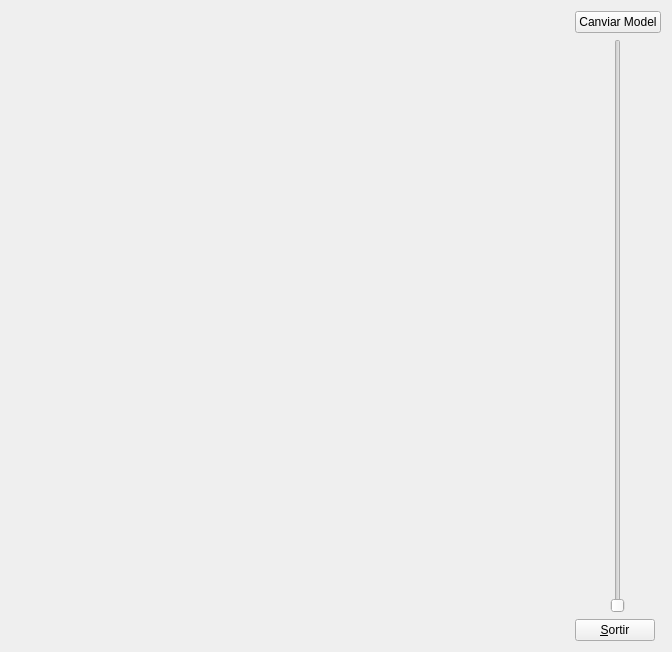
<?xml version="1.0" encoding="UTF-8"?>
<ui version="4.0">
 <class>MyForm</class>
 <widget class="QWidget" name="MyForm">
  <property name="geometry">
   <rect>
    <x>0</x>
    <y>0</y>
    <width>672</width>
    <height>652</height>
   </rect>
  </property>
  <property name="windowTitle">
   <string>Form</string>
  </property>
  <layout class="QHBoxLayout" name="horizontalLayout">
   <item>
    <widget class="MyGLWidget" name="widget" native="true">
     <property name="sizePolicy">
      <sizepolicy hsizetype="Expanding" vsizetype="Expanding">
       <horstretch>0</horstretch>
       <verstretch>0</verstretch>
      </sizepolicy>
     </property>
    </widget>
   </item>
   <item>
    <layout class="QVBoxLayout" name="verticalLayout">
     <item>
      <widget class="QPushButton" name="pushButton_2">
       <property name="text">
        <string>Canviar Model</string>
       </property>
      </widget>
     </item>
     <item alignment="Qt::AlignHCenter">
      <widget class="QSlider" name="verticalSlider">
       <property name="mouseTracking">
        <bool>false</bool>
       </property>
       <property name="layoutDirection">
        <enum>Qt::LeftToRight</enum>
       </property>
       <property name="minimum">
        <number>31</number>
       </property>
       <property name="maximum">
        <number>314</number>
       </property>
       <property name="singleStep">
        <number>1</number>
       </property>
       <property name="orientation">
        <enum>Qt::Vertical</enum>
       </property>
       <property name="invertedAppearance">
        <bool>false</bool>
       </property>
       <property name="tickPosition">
        <enum>QSlider::NoTicks</enum>
       </property>
      </widget>
     </item>
     <item>
      <widget class="QPushButton" name="pushButton">
       <property name="sizePolicy">
        <sizepolicy hsizetype="Fixed" vsizetype="Fixed">
         <horstretch>0</horstretch>
         <verstretch>0</verstretch>
        </sizepolicy>
       </property>
       <property name="text">
        <string>&amp;Sortir</string>
       </property>
      </widget>
     </item>
    </layout>
   </item>
  </layout>
 </widget>
 <customwidgets>
  <customwidget>
   <class>MyGLWidget</class>
   <extends>QWidget</extends>
   <header>MyGLWidget.h</header>
   <container>1</container>
   <slots>
    <signal>fovCanviat(int)</signal>
    <slot>canviarModel()</slot>
    <slot>canviarFov(int)</slot>
   </slots>
  </customwidget>
 </customwidgets>
 <resources/>
 <connections>
  <connection>
   <sender>pushButton_2</sender>
   <signal>clicked()</signal>
   <receiver>widget</receiver>
   <slot>canviarModel()</slot>
   <hints>
    <hint type="sourcelabel">
     <x>633</x>
     <y>18</y>
    </hint>
    <hint type="destinationlabel">
     <x>525</x>
     <y>114</y>
    </hint>
   </hints>
  </connection>
  <connection>
   <sender>pushButton</sender>
   <signal>clicked()</signal>
   <receiver>MyForm</receiver>
   <slot>close()</slot>
   <hints>
    <hint type="sourcelabel">
     <x>607</x>
     <y>630</y>
    </hint>
    <hint type="destinationlabel">
     <x>335</x>
     <y>325</y>
    </hint>
   </hints>
  </connection>
  <connection>
   <sender>verticalSlider</sender>
   <signal>valueChanged(int)</signal>
   <receiver>widget</receiver>
   <slot>canviarFov(int)</slot>
   <hints>
    <hint type="sourcelabel">
     <x>618</x>
     <y>165</y>
    </hint>
    <hint type="destinationlabel">
     <x>544</x>
     <y>169</y>
    </hint>
   </hints>
  </connection>
  <connection>
   <sender>widget</sender>
   <signal>fovCanviat(int)</signal>
   <receiver>verticalSlider</receiver>
   <slot>setValue(int)</slot>
   <hints>
    <hint type="sourcelabel">
     <x>480</x>
     <y>244</y>
    </hint>
    <hint type="destinationlabel">
     <x>611</x>
     <y>247</y>
    </hint>
   </hints>
  </connection>
 </connections>
</ui>
